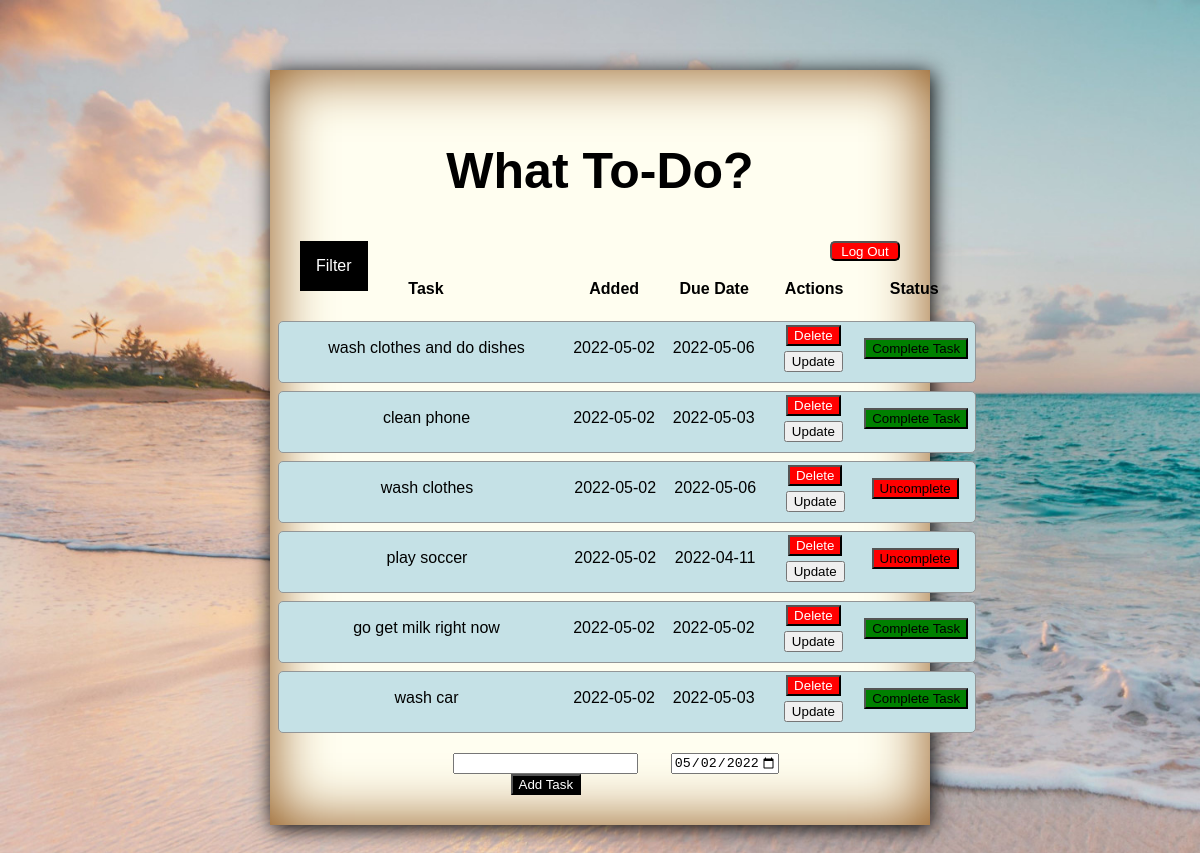
Page / (signed in) on the earlier database version.
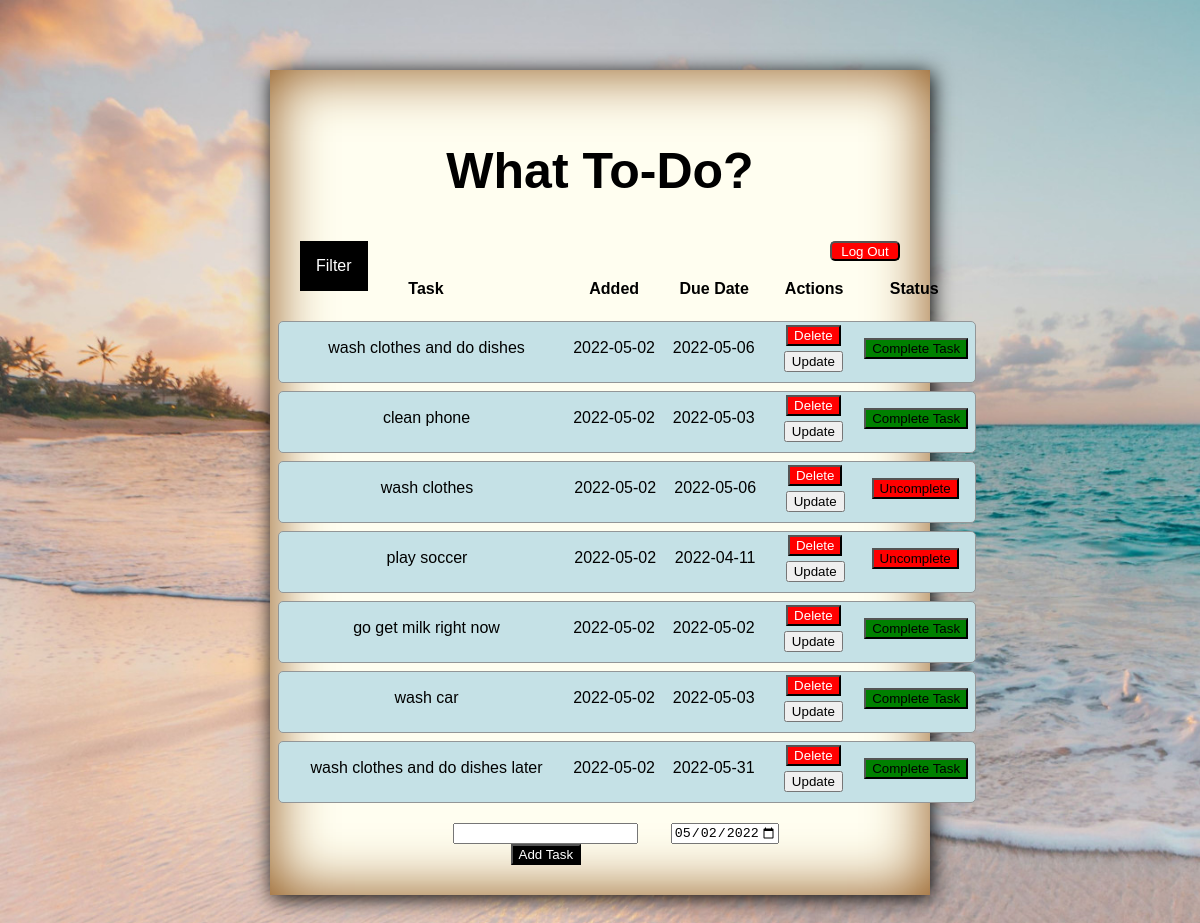
Same page on the later database version.
### app.py (models this page shows, shortened)
class Todo(db.Model):
    __table_name__ = "todo"
    id = db.Column(db.Integer, primary_key=True)
    user_id = db.Column(db.Integer, db.ForeignKey("user.id"))
    content = db.Column(db.String(200), nullable=False)
    completed = db.Column(db.Boolean, default=False)
    date_due = db.Column(db.DateTime, nullable=False, default=datetime.utcnow)
    date_completed = db.Column(db.DateTime, default=datetime.utcnow)
    date_created = db.Column(db.DateTime, default=datetime.utcnow)

### app.py (the view, shortened to what this page needs)
@app.route('/', methods=['POST', 'GET'])
def index():
    if not current_user.is_authenticated:
        return redirect("/login")
    tasks = Todo.query.order_by(Todo.date_created).filter_by(
        user_id=current_user.id).all()
    logged_in_user = User.query.filter_by(id=current_user.id).first()
    return render_template("index.html", tasks=tasks)

### app.py (called while the page is built)
@login_manager.user_loader
def load_user(user_id):
    if user_id is not None:
        return User.query.get(user_id)
    return None

### templates/index.html (shortened to what this page needs)
{% extends 'base.html' %}
{% block body %}
<div class="container">
    <div class="backgroudC">
<section>
<div>
    <h1>What To-Do?</h1>
</div>
<div>
    <a href="/logout"><button class="logoutBtn">Log Out</button></a>
</div>
</section>
<div>
    <ul>
        <li>Filter</a>
        </li>
    </ul>
  </div>
<div class="table-container">
    {% if tasks|length < 1 %}
    <h4>There are no tasks. Create a task.</h4>
    {% else %}
    <table>
        <tr class="table-headers">
            <th class="th1">Task</th>
            <th class="th2">Added</th>
            <th class="th3">Due Date</th>
            <th class="th4">Actions</th>
            <th class="th5">Status</th>
        </tr>
        {% for task in tasks %}
            <tr class="tasks">
                <td class="task">{{ task.content }}</td>
                <td class="added">{{ task.date_created.date() }}</td>
                <td class="dueDate">{{task.date_due.date()}}</td>
                <td class="actions">
                    <a href="/delete/{{ task.id }}"><button class="deleteBtn ">Delete</button></a>
                    <br>
                    <a href="/update/{{ task.id }}"><button>Update</button></a>
                </td>
                <td class="completed">
                    {% if task.completed == True %}
                    <form action="/incomplete/{{ task.id }}" method="POST">
                        <input type="submit" class="uncompleteBtn" value="Uncomplete" />
                    </form>
                    {% else %}
                    <form action="/complete/{{ task.id }}" method="POST" >
                        <input
                        type="submit"
                        class="completeBtn"
                        value="Complete Task"
                        />
                    </form>
                    {% endif %}
                </td>
            </tr>
        {% endfor %}
    </table>
    {% endif %}
</div>
    <form class="calandaddBtn" action="/" method="POST">
        <div class="addtaskContainer">
            <input type="text" name="content" id="content">
            <input type="submit" class="addTaskBtn" value="Add Task">
        </div>
        <div>
            <input
              class="calender"
              type="date"
              id="date"
              name="date_due"
              value= "2022-05-02"
              min="2022-05-02"
              max="2028-12-31"
              style="margin-right: 2%"
            />
          </div>
    </form>
    </div>
</div>
{% endblock %}

Differences in the rows shown:
added Todo: content "wash clothes and do dishes later", date_created "2022-05-02", date_due "2022-05-31"
